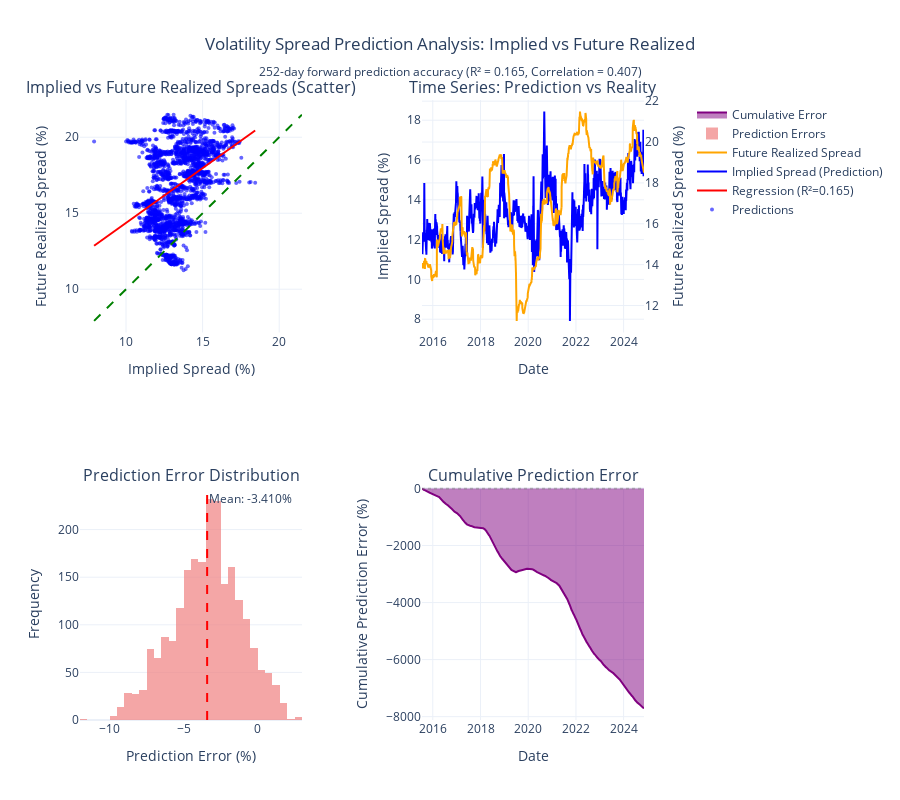

Source (notebook cell):
### Markdown cell above
#### Visualize Prediction Accuracy

### Code cell
# Create comprehensive prediction analysis visualization
fig = make_subplots(
    rows=2, cols=2,
    subplot_titles=[
        'Implied vs Future Realized Spreads (Scatter)',
        'Time Series: Prediction vs Reality',
        'Prediction Error Distribution',
        'Cumulative Prediction Error'
    ],
    specs=[[{"secondary_y": False}, {"secondary_y": True}],
           [{"secondary_y": False}, {"secondary_y": False}]]
)

# Plot 1: Scatter plot with regression line
fig.add_trace(
    go.Scatter(
        x=prediction_dataset['implied_spread'],
        y=prediction_dataset['future_realized_spread'],
        mode='markers',
        name='Predictions',
        marker=dict(color='blue', size=4, opacity=0.6),
        hovertemplate='<b>Prediction Point</b><br>Implied Spread: %{x:.3f}%<br>Future Realized: %{y:.3f}%<extra></extra>'
    ),
    row=1, col=1
)

# Add regression line
x_range = np.linspace(implied_spreads.min(), implied_spreads.max(), 100)
y_regression = slope * x_range + intercept

fig.add_trace(
    go.Scatter(
        x=x_range,
        y=y_regression,
        mode='lines',
        name=f'Regression (R²={r_squared:.3f})',
        line=dict(color='red', width=2),
        hovertemplate='<b>Regression Line</b><br>R² = %{text}<extra></extra>',
        text=[f'{r_squared:.3f}'] * len(x_range)
    ),
    row=1, col=1
)

# Add perfect prediction line (45-degree)
perfect_line = np.linspace(min(implied_spreads.min(), future_realized_spreads.min()),
                          max(implied_spreads.max(), future_realized_spreads.max()), 100)
fig.add_trace(
    go.Scatter(
        x=perfect_line,
        y=perfect_line,
        mode='lines',
        name='Perfect Prediction',
        line=dict(color='green', width=2, dash='dash'),
        showlegend=False
    ),
    row=1, col=1
)

# Plot 2: Time series comparison
fig.add_trace(
    go.Scatter(
        x=prediction_dataset['date'],
        y=prediction_dataset['implied_spread'],
        mode='lines',
        name='Implied Spread (Prediction)',
        line=dict(color='blue', width=2),
        hovertemplate='<b>Implied Spread</b><br>Date: %{x}<br>Spread: %{y:.3f}%<extra></extra>'
    ),
    row=1, col=2
)

fig.add_trace(
    go.Scatter(
        x=prediction_dataset['date'],
        y=prediction_dataset['future_realized_spread'],
        mode='lines',
        name='Future Realized Spread',
        line=dict(color='orange', width=2),
        hovertemplate='<b>Future Realized</b><br>Date: %{x}<br>Spread: %{y:.3f}%<extra></extra>'
    ),
    row=1, col=2, secondary_y=True
)

# Plot 3: Prediction error distribution
fig.add_trace(
    go.Histogram(
        x=prediction_dataset['prediction_error'],
        nbinsx=30,
        name='Prediction Errors',
        marker_color='lightcoral',
        opacity=0.7,
        hovertemplate='<b>Prediction Error</b><br>Error Range: %{x}<br>Count: %{y}<extra></extra>'
    ),
    row=2, col=1
)

# Add mean error line
fig.add_vline(
    x=prediction_errors.mean(),
    line_dash="dash",
    line_color="red",
    annotation_text=f"Mean: {prediction_errors.mean():.3f}%",
    row=2, col=1
)

# Plot 4: Cumulative prediction error
cumulative_error = prediction_dataset['prediction_error'].cumsum()
fig.add_trace(
    go.Scatter(
        x=prediction_dataset['date'],
        y=cumulative_error,
        mode='lines',
        name='Cumulative Error',
        line=dict(color='purple', width=2),
        fill='tonexty',
        hovertemplate='<b>Cumulative Error</b><br>Date: %{x}<br>Cum Error: %{y:.2f}%<extra></extra>'
    ),
    row=2, col=2
)

fig.add_hline(y=0, line_dash="dot", line_color="gray", opacity=0.5, row=2, col=2)

# Update layout
fig.update_layout(
    title={
        'text': 'Volatility Spread Prediction Analysis: Implied vs Future Realized<br>' +
                f'<sub>252-day forward prediction accuracy (R² = {r_squared:.3f}, Correlation = {correlation:.3f})</sub>',
        'x': 0.5,
        'xanchor': 'center'
    },
    height=800,
    template='plotly_white',
    showlegend=True
)

# Update axis labels
fig.update_xaxes(title_text="Implied Spread (%)", row=1, col=1)
fig.update_yaxes(title_text="Future Realized Spread (%)", row=1, col=1)
fig.update_xaxes(title_text="Date", row=1, col=2)
fig.update_yaxes(title_text="Implied Spread (%)", row=1, col=2)
fig.update_yaxes(title_text="Future Realized Spread (%)", row=1, col=2, secondary_y=True)
fig.update_xaxes(title_text="Prediction Error (%)", row=2, col=1)
fig.update_yaxes(title_text="Frequency", row=2, col=1)
fig.update_xaxes(title_text="Date", row=2, col=2)
fig.update_yaxes(title_text="Cumulative Prediction Error (%)", row=2, col=2)

fig.show()

### Figure 1 — Plotly figure (JSON) as saved in the notebook; plotly's stock layout.template omitted (floating-point values rounded to 4 significant figures; data arrays with more than 128 entries replaced by an {"elided": "..."} marker saying what was removed)
{"data": [{"hovertemplate": "<b>Prediction Point</b><br>Implied Spread: %{x:.3f}%<br>Future Realized: %{y:.3f}%<extra></extra>", "marker": {"color": "blue", "opacity": 0.6, "size": 4}, "mode": "markers", "name": "Predictions", "type": "scatter", "x": {"elided": "2261 float values"}, "xaxis": "x", "y": {"elided": "2261 float values"}, "yaxis": "y"}, {"hovertemplate": "<b>Regression Line</b><br>R² = %{text}<extra></extra>", "line": {"color": "red", "width": 2}, "mode": "lines", "name": "Regression (R²=0.165)", "text": ["0.165", "0.165", "0.165", "0.165", "0.165", "0.165", "0.165", "0.165", "0.165", "0.165", "0.165", "0.165", "0.165", "0.165", "0.165", "0.165", "0.165", "0.165", "0.165", "0.165", "0.165", "0.165", "0.165", "0.165", "0.165", "0.165", "0.165", "0.165", "0.165", "0.165", "0.165", "0.165", "0.165", "0.165", "0.165", "0.165", "0.165", "0.165", "0.165", "0.165", "0.165", "0.165", "0.165", "0.165", "0.165", "0.165", "0.165", "0.165", "0.165", "0.165", "0.165", "0.165", "0.165", "0.165", "0.165", "0.165", "0.165", "0.165", "0.165", "0.165", "0.165", "0.165", "0.165", "0.165", "0.165", "0.165", "0.165", "0.165", "0.165", "0.165", "0.165", "0.165", "0.165", "0.165", "0.165", "0.165", "0.165", "0.165", "0.165", "0.165", "0.165", "0.165", "0.165", "0.165", "0.165", "0.165", "0.165", "0.165", "0.165", "0.165", "0.165", "0.165", "0.165", "0.165", "0.165", "0.165", "0.165", "0.165", "0.165", "0.165"], "type": "scatter", "x": [7.915, 8.022, 8.128, 8.234, 8.34, 8.447, 8.553, 8.659, 8.765, 8.871, 8.978, 9.084, 9.19, 9.296, 9.403, 9.509, 9.615, 9.721, 9.827, 9.934, 10.04, 10.15, 10.25, 10.36, 10.46, 10.57, 10.68, 10.78, 10.89, 11.0, 11.1, 11.21, 11.31, 11.42, 11.53, 11.63, 11.74, 11.85, 11.95, 12.06, 12.16, 12.27, 12.38, 12.48, 12.59, 12.7, 12.8, 12.91, 13.01, 13.12, 13.23, 13.33, 13.44, 13.55, 13.65, 13.76, 13.86, 13.97, 14.08, 14.18, 14.29, 14.4, 14.5, 14.61, 14.71, 14.82, 14.93, 15.03, 15.14, 15.24, 15.35, 15.46, 15.56, 15.67, 15.78, 15.88, 15.99, 16.09, 16.2, 16.31, 16.41, 16.52, 16.63, 16.73, 16.84, 16.94, 17.05, 17.16, 17.26, 17.37, 17.48, 17.58, 17.69, 17.79, 17.9, 18.01, 18.11, 18.22, 18.33, 18.43], "xaxis": "x", "y": [12.86, 12.93, 13.01, 13.09, 13.16, 13.24, 13.32, 13.39, 13.47, 13.55, 13.62, 13.7, 13.78, 13.85, 13.93, 14.01, 14.08, 14.16, 14.24, 14.31, 14.39, 14.47, 14.54, 14.62, 14.7, 14.77, 14.85, 14.93, 15.0, 15.08, 15.16, 15.23, 15.31, 15.39, 15.46, 15.54, 15.62, 15.69, 15.77, 15.85, 15.92, 16.0, 16.07, 16.15, 16.23, 16.3, 16.38, 16.46, 16.53, 16.61, 16.69, 16.76, 16.84, 16.92, 16.99, 17.07, 17.15, 17.22, 17.3, 17.38, 17.45, 17.53, 17.61, 17.68, 17.76, 17.84, 17.91, 17.99, 18.07, 18.14, 18.22, 18.3, 18.37, 18.45, 18.53, 18.6, 18.68, 18.76, 18.83, 18.91, 18.99, 19.06, 19.14, 19.22, 19.29, 19.37, 19.45, 19.52, 19.6, 19.68, 19.75, 19.83, 19.91, 19.98, 20.06, 20.13, 20.21, 20.29, 20.36, 20.44], "yaxis": "y"}, {"line": {"color": "green", "dash": "dash", "width": 2}, "mode": "lines", "name": "Perfect Prediction", "showlegend": false, "type": "scatter", "x": [7.915, 8.052, 8.19, 8.327, 8.464, 8.601, 8.738, 8.875, 9.012, 9.149, 9.286, 9.423, 9.561, 9.698, 9.835, 9.972, 10.11, 10.25, 10.38, 10.52, 10.66, 10.79, 10.93, 11.07, 11.21, 11.34, 11.48, 11.62, 11.75, 11.89, 12.03, 12.17, 12.3, 12.44, 12.58, 12.71, 12.85, 12.99, 13.13, 13.26, 13.4, 13.54, 13.67, 13.81, 13.95, 14.08, 14.22, 14.36, 14.5, 14.63, 14.77, 14.91, 15.04, 15.18, 15.32, 15.46, 15.59, 15.73, 15.87, 16.0, 16.14, 16.28, 16.42, 16.55, 16.69, 16.83, 16.96, 17.1, 17.24, 17.38, 17.51, 17.65, 17.79, 17.92, 18.06, 18.2, 18.33, 18.47, 18.61, 18.75, 18.88, 19.02, 19.16, 19.29, 19.43, 19.57, 19.71, 19.84, 19.98, 20.12, 20.25, 20.39, 20.53, 20.67, 20.8, 20.94, 21.08, 21.21, 21.35, 21.49], "xaxis": "x", "y": [7.915, 8.052, 8.19, 8.327, 8.464, 8.601, 8.738, 8.875, 9.012, 9.149, 9.286, 9.423, 9.561, 9.698, 9.835, 9.972, 10.11, 10.25, 10.38, 10.52, 10.66, 10.79, 10.93, 11.07, 11.21, 11.34, 11.48, 11.62, 11.75, 11.89, 12.03, 12.17, 12.3, 12.44, 12.58, 12.71, 12.85, 12.99, 13.13, 13.26, 13.4, 13.54, 13.67, 13.81, 13.95, 14.08, 14.22, 14.36, 14.5, 14.63, 14.77, 14.91, 15.04, 15.18, 15.32, 15.46, 15.59, 15.73, 15.87, 16.0, 16.14, 16.28, 16.42, 16.55, 16.69, 16.83, 16.96, 17.1, 17.24, 17.38, 17.51, 17.65, 17.79, 17.92, 18.06, 18.2, 18.33, 18.47, 18.61, 18.75, 18.88, 19.02, 19.16, 19.29, 19.43, 19.57, 19.71, 19.84, 19.98, 20.12, 20.25, 20.39, 20.53, 20.67, 20.8, 20.94, 21.08, 21.21, 21.35, 21.49], "yaxis": "y"}, {"hovertemplate": "<b>Implied Spread</b><br>Date: %{x}<br>Spread: %{y:.3f}%<extra></extra>", "line": {"color": "blue", "width": 2}, "mode": "lines", "name": "Implied Spread (Prediction)", "type": "scatter", "x": {"elided": "2261 str values"}, "xaxis": "x2", "y": {"elided": "2261 float values"}, "yaxis": "y2"}, {"hovertemplate": "<b>Future Realized</b><br>Date: %{x}<br>Spread: %{y:.3f}%<extra></extra>", "line": {"color": "orange", "width": 2}, "mode": "lines", "name": "Future Realized Spread", "type": "scatter", "x": {"elided": "2261 str values"}, "xaxis": "x2", "y": {"elided": "2261 float values"}, "yaxis": "y3"}, {"hovertemplate": "<b>Prediction Error</b><br>Error Range: %{x}<br>Count: %{y}<extra></extra>", "marker": {"color": "lightcoral"}, "name": "Prediction Errors", "nbinsx": 30, "opacity": 0.7, "type": "histogram", "x": {"elided": "2261 float values"}, "xaxis": "x3", "yaxis": "y4"}, {"fill": "tonexty", "hovertemplate": "<b>Cumulative Error</b><br>Date: %{x}<br>Cum Error: %{y:.2f}%<extra></extra>", "line": {"color": "purple", "width": 2}, "mode": "lines", "name": "Cumulative Error", "type": "scatter", "x": {"elided": "2261 str values"}, "xaxis": "x4", "y": {"elided": "2261 float values"}, "yaxis": "y5"}], "layout": {"annotations": [{"font": {"size": 16}, "showarrow": false, "text": "Implied vs Future Realized Spreads (Scatter)", "x": 0.185, "xanchor": "center", "xref": "paper", "y": 1, "yanchor": "bottom", "yref": "paper"}, {"font": {"size": 16}, "showarrow": false, "text": "Time Series: Prediction vs Reality", "x": 0.755, "xanchor": "center", "xref": "paper", "y": 1, "yanchor": "bottom", "yref": "paper"}, {"font": {"size": 16}, "showarrow": false, "text": "Prediction Error Distribution", "x": 0.185, "xanchor": "center", "xref": "paper", "y": 0.375, "yanchor": "bottom", "yref": "paper"}, {"font": {"size": 16}, "showarrow": false, "text": "Cumulative Prediction Error", "x": 0.755, "xanchor": "center", "xref": "paper", "y": 0.375, "yanchor": "bottom", "yref": "paper"}, {"showarrow": false, "text": "Mean: -3.410%", "x": -3.41, "xanchor": "left", "xref": "x3", "y": 1, "yanchor": "top", "yref": "y4 domain"}], "height": 800, "shapes": [{"line": {"color": "red", "dash": "dash"}, "type": "line", "x0": -3.41, "x1": -3.41, "xref": "x3", "y0": 0, "y1": 1, "yref": "y4 domain"}, {"line": {"color": "gray", "dash": "dot"}, "opacity": 0.5, "type": "line", "x0": 0, "x1": 1, "xref": "x4 domain", "y0": 0, "y1": 0, "yref": "y5"}], "showlegend": true, "title": {"text": "Volatility Spread Prediction Analysis: Implied vs Future Realized<br><sub>252-day forward prediction accuracy (R² = 0.165, Correlation = 0.407)</sub>", "x": 0.5, "xanchor": "center"}, "xaxis": {"anchor": "y", "domain": [0, 0.37], "title": {"text": "Implied Spread (%)"}}, "xaxis2": {"anchor": "y2", "domain": [0.57, 0.94], "title": {"text": "Date"}}, "xaxis3": {"anchor": "y4", "domain": [0, 0.37], "title": {"text": "Prediction Error (%)"}}, "xaxis4": {"anchor": "y5", "domain": [0.57, 0.94], "title": {"text": "Date"}}, "yaxis": {"anchor": "x", "domain": [0.625, 1], "title": {"text": "Future Realized Spread (%)"}}, "yaxis2": {"anchor": "x2", "domain": [0.625, 1], "title": {"text": "Implied Spread (%)"}}, "yaxis3": {"anchor": "x2", "overlaying": "y2", "side": "right", "title": {"text": "Future Realized Spread (%)"}}, "yaxis4": {"anchor": "x3", "domain": [0, 0.375], "title": {"text": "Frequency"}}, "yaxis5": {"anchor": "x4", "domain": [0, 0.375], "title": {"text": "Cumulative Prediction Error (%)"}}}}
